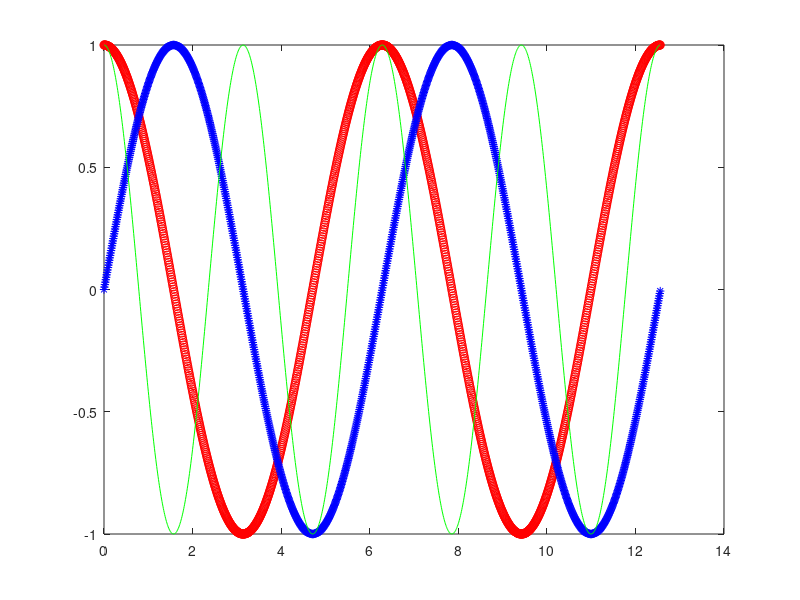
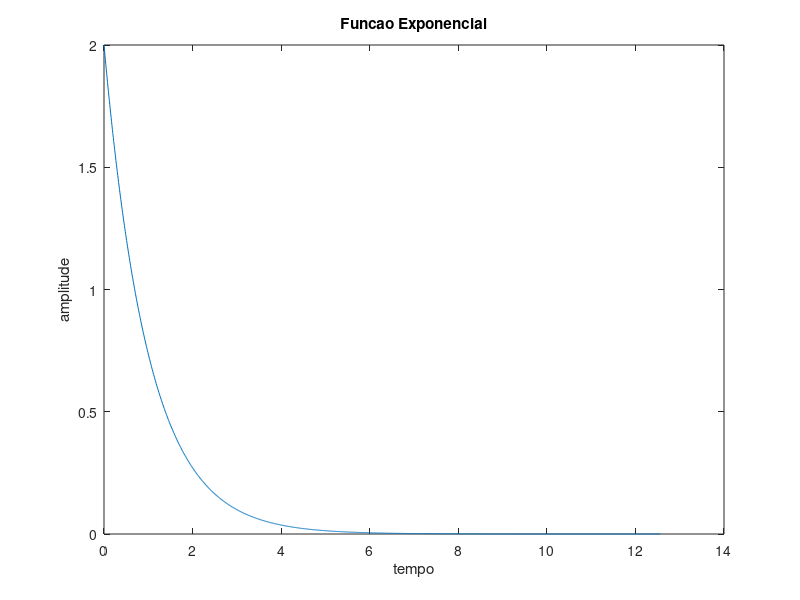
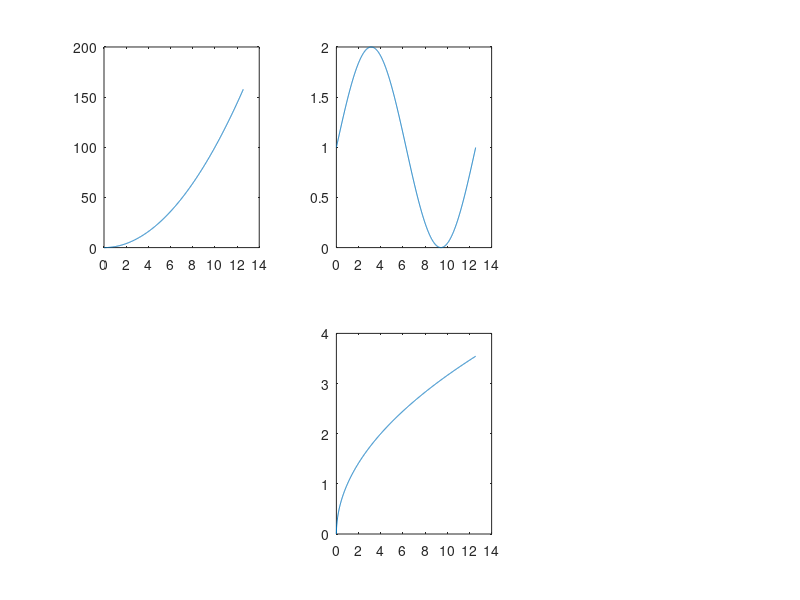
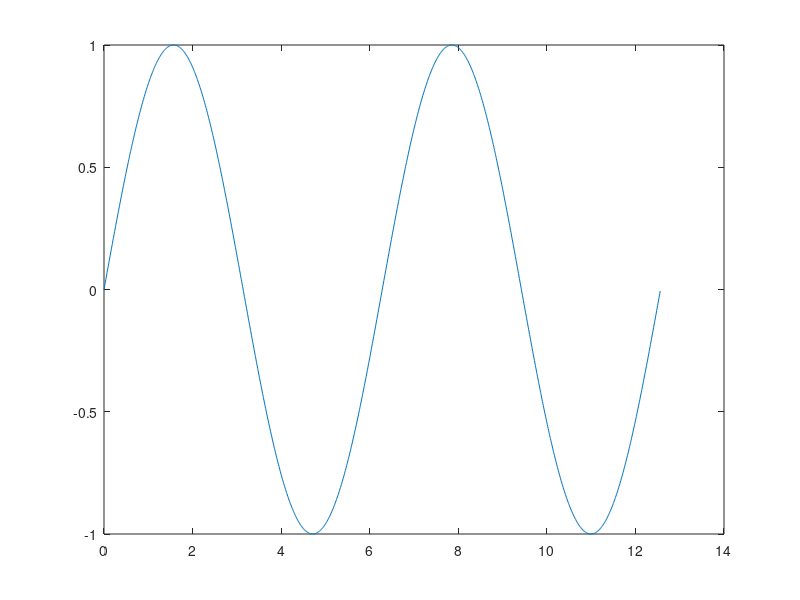

The MATLAB source for these figures, in order:
% Tutorial B�sico de Matlab
% Autor: Professora Deise Monquelate Arndt
% IFSC - Campus S�o Jos�
% Data Agosto/2015
%
% 
% O objetivo deste tutorial � auxiliar os alunos no aprendizado da
% ferramenta Matlab. Boa parte do conte�do ministrado neste ser� de grande
% utilizade para a disciplina de COM I.


%% Iniciando os trabalhos

close all           % Fecha todas as Figuras abertas
clear all           % Limpa todas as vari�veis j� existentes 
clc                 % Limpa a tela de comandos do Matlab

%% Trabalhando com Vetores e Matrizes

% Criando um vetor linha
LA = [1, 2, 3, 4, 5]
% Criando um vetor colunaa
CA = [11; 12; 13; 14; 15;]
% Criando uma matriz
MA =[0  1  2  3  4  5  6  7  8  9
    10 11 12 13 14 15 16 17 18 19
    20 21 22 23 24 25 26 27 28 29
    30 31 32 33 34 35 36 37 38 39
    40 41 42 43 44 45 46 47 48 49
    50 51 52 53 54 55 56 57 58 59
    60 61 62 63 64 65 66 67 68 69
    70 71 72 73 74 75 76 77 78 79
    80 81 82 83 84 85 86 87 88 89
    ]

% Transposi��o de matrizes
LAT = LA .'             %Transposi��o
CAT = CA .'             %Transposi��o
MAT = MA .'             %Transposi��o

% Matriz  preeenchida com valores determinados
MB = ones(3,3)      % Matriz 3x3 preenchida com 1's
MC = zeros(3,5)     % Matriz 3x5 preenchida com 0's
MD = eye(4,3)       % Matriz identidade

%Matrizes aleat�rias
 X = rand(3,4)      % Uniforme no intervalo (0,1).
 X1 = randn(2,5)    % Normal (gaussiana) com m�dia 0, vari�ncia 1.
 
 %% Inserindo valores em vari�ves

 Q = -0.001;                          % Ponto (n�o v�rgula) como separador decimal.
 R = -1e-3;                           % -1 * 10^-3.
 S= 5 - 2j;                          % MATLAB aceita n�meros complexos (i ou j).
 T = 2.5e3;

%% Opera��es Matem�ticas 

%Opera��es matem�ticas s�o a alma do MATLAB. A lista completa dos operadores dispon�veis pode ser obtida no site da mathworks.
%Ao trabalhar com vetores ou matrizes, as restri��es de opera��o da matem�tica devem ser respeitadas


soma = 3 + 7        % Soma

subt = 4 - 6        % Subtra��o

mult = 2 * 8        % Multiplica��o

divs = 7 / 30       % Divis�o

pote = 4 ^ 9        % Potencia��o

raiz = sqrt(28)     % Raiz quadrada

%% Intervalos
inte1 = 1:9         % Intervalo

inte2 = 1:4:40      % Intervalo saltado

inte3 = 5:-1:1      % Intervalo negativo

inte4 = 15:-5:-30   % Intervalo negativo saltado


%% Manipulando as matrizes e vetores

mult1 = [5 4 3 2 1] .* [6 7 8 9 10] %Multiplica��o elemento a elemento de vetores

mult2 = LA * CA                     % Produto escalar

div1 = [5 4 3 2 1] ./ [10 9 8 7 6]  %Divis�o elemento a elemento de vetores

pot1 = [1 2 3 4 5 6] .^ 3           %Potencia��o elemento a elemento de vetores

%% N�meros complexos
j 
cplx1 = 12 + j*5        % N�mero complexo

cplxC1 = conj(cplx1)    %Conjugado

%Hermitiana (transposta conjugada)
Vcplx = [1 + j*3, 4 + j*6, 8 - j*13, -9 + j*1]
VcplxH = Vcplx'

%% Opera��es Booleanas
 MA == 5*MA                      % Testa igualdade elemento a elemento.
 MA ~= 5*MA                      % �Diferente de.�
 MA > 3;                          % Testa se cada elemento � maior que 3.
 [1 1 0] & [1 0 0];               % L�gica E.
 [1 1 0] | [1 0 0];               % L�gica OU.
 
 %Obs.: O MATLAB considera Falso = 0 e Verdadeiro, tudo que n�o � 0.

 
 %% Algumas fun��es �teis
 abs([-1 2 -3])                  % M�dulo.
 abs(1+j)                        % Igual a raiz de 2.
 angle(1+j)                      % Em radianos.
 angle(1+j) * (180/pi)           % Convertido pra graus.

%  convolu��o                       % Convolu��o, equivalente a produto polinomial
 conv([1 1], [1 1])               % (x+1)(x+1) = x� + 2x + 1
 
 roots([1 2 1])                   % Calcula as ra�zes do polin�mio
%% Indexando Matrizes

LAInd   = LA(1)    % Elemento 1 do vetor LA
CAInd_3   = CA(3)    % Elemento 3 do vetor CA
MAInd = MA(2,4)  % Elemento da linha 2 e coluna 4 da matriz [m�ltiplos subscritos]
MAInd_6   = MA(6)    % Elemento 6 da matriz [indexa��o por �ndice]
 
LA3 = LA(2:4)  % Elementos 2 a 4 do vetor LA
CA3 = CA(1:3)  % Elementos 1 a 3 do vetor CA
MA3 = MA(3,5:8) % Elementos 5 a 8 da linha 3 da matriz
MA4 = MA(1:5,8)  % Elementos 1 a 5 da coluna 8 da matriz
MA5 = MA(1:4,5:7) % Elementos da linha 1 a 4 e da coluna 5 a 7 da matriz (submatriz)

%Concatenando um vetor com um escalar. 

C1 = [LA, 10]   % Concatenando um vetor linha
C2 = [CA; 25]   % Concatenando um vetor coluna
 
 

%%  Criando Sinais

 t = 0:9;
 f = sin(t);
 plot(t, f)                      % O que o MATLAB faz � unir os pontos.
 plot(t, f, 'bx')                % Azul com x
%  help plot

 t = 0:0.01:4*pi;                % Com muitos pontos o gr�fico fica suave.
 f = sin(t);
 plot(t, f)
 plot(t, cos(t), 'ro')            % Apagou o gr�fico do seno!

 hold                            % Para manter os plots.
 plot(t, sin(t), 'b*')
 plot(t, cos(2*t), 'g')
 
 %% Trabalhando com Figuras
%Nova janela de plotagem, t�tulo, eixos
 figure(50)                          % Cria uma nova janela de plotagem.
 plot(t, 2*exp(-t))
 title('Funcao Exponencial')     % Inserir T�tulo.
 xlabel('tempo')                 % Texto do eixo horizontal.
 ylabel('amplitude')             % Texto do eixo vertical.
 
 %Subplot
%O comando subplot(M,N,i) divide a janela de plotagem em uma matriz M x N e prepara o proximo plot na posicao i.

figure(51)
 subplot(2,3,1)
 plot(t, t.^2)

 subplot(2,3,5)
 plot(t, sqrt(t))

 subplot(2,3,2)
 plot(t, sin(t/2) + 1)
%Plot sem o argumento x
 figure(52); plot(t, f)
 figure(53); plot(f)
%Plotando seq��ncias discretas: stem
 n = 0:6
 a = 10 - (n - 3) .^ 2
 figure(54)
 stem(n, a)
 
